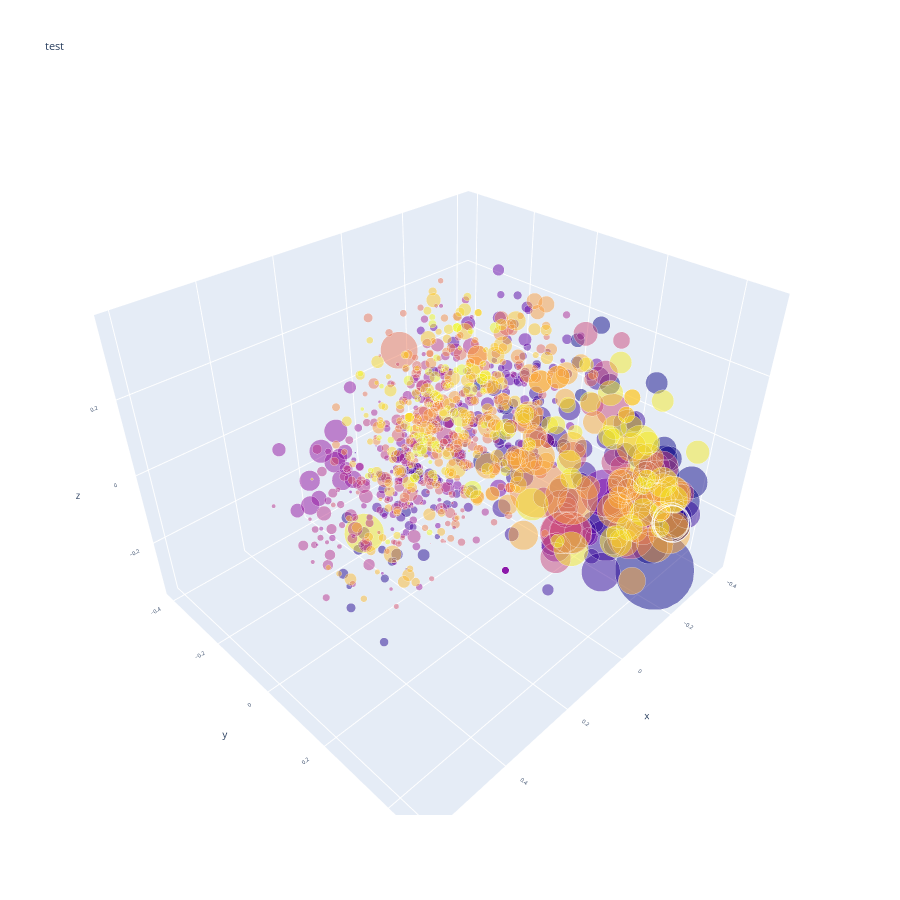

Notebook cell for this chart:
### Code cell
get3Plot(mergePCA(df,df_embed,3),title='test',colour_col='artist_coding',label_col='genre',font=8,sizing_factor=df_merge.lyric_count_norm)

### Figure 1 — Plotly figure (JSON) as saved in the notebook; plotly's stock layout.template omitted (floating-point values rounded to 4 significant figures; data arrays with more than 128 entries replaced by an {"elided": "..."} marker saying what was removed)
{"data": [{"marker": {"color": {"elided": "1064 int values"}, "size": {"elided": "1064 float values"}}, "mode": "markers", "name": "False", "opacity": 0.7, "text": {"elided": "1064 str values"}, "textposition": "middle right", "type": "scatter3d", "visible": true, "x": {"elided": "1064 float values"}, "y": {"elided": "1064 float values"}, "z": {"elided": "1064 float values"}}], "layout": {"autosize": false, "font": {"family": "Open Sans", "size": 8}, "height": 900, "margin": {"b": 85, "l": 40, "pad": 0, "r": 40, "t": 100}, "showlegend": false, "title": {"text": "test"}, "width": 900, "xaxis": {"showgrid": false, "showline": false, "showticklabels": true, "title": {"text": ""}, "zeroline": false}, "yaxis": {"showgrid": false, "showline": false, "showticklabels": true, "title": {"text": ""}, "zeroline": false}}}
